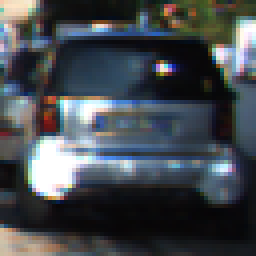
%> input picture matlab feature/car.png, 64 x 64 px (shown 4 times larger)
$ octave sample.m   (GNU Octave 9; MATLAB toolbox functions it lacks are replaced by stand-ins)
%> lines starting %> are read from the running program, lines starting %| are printed output that depends on the picture
clc
clear all
close all
warning off
x=imread('car.png');
%> x is the input picture: size 64x64x3 uint8; mean R, G, B 68.3, 73.6, 78.7
imshow(x);
x=rgb2gray(x);
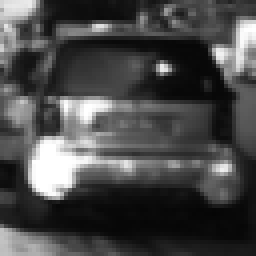
%> x: size 64x64 uint8 (shown 4 times larger); min 5, max 255, mean 72.6
w = edge(x,'canny',0.2);
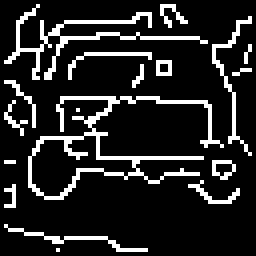
%> w: size 64x64 logical (shown 4 times larger); 14.4% white in thin lines or dots
figure;
imshow(w);
sum_value=0;
[r c]=size(w);
%> r = 64; c = 64
for i=1:r
    for j=1:c
        sum_value=sum_value+w(i,j);
    end
end
%> after the loop, sum_value = 591
ls=sum_value/(r*c)
%> ls = 0.144
